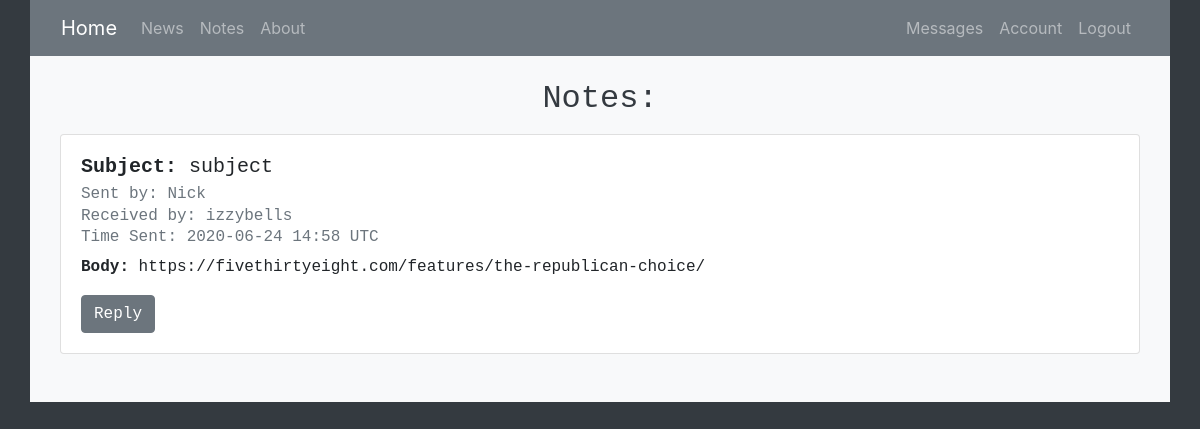
/messages/9/ (signed in), run on the app's committed database.
### homepage/models.py (models this page shows, shortened)
class Message(db.Model):
    id = db.Column(db.Integer, primary_key=True)
    sender_id = db.Column(db.Integer, db.ForeignKey('user.id'), nullable=False)
    recipient_id = db.Column(db.Integer, nullable=False)
    subject = db.Column(db.String(120), nullable=False, default="Subject")
    body = db.Column(db.Text, nullable=False)
    time_sent = db.Column(db.DateTime, nullable=False, default=datetime.datetime.utcnow)
    unread = db.Column(db.Boolean, nullable=False, default=True)

class User(db.Model, UserMixin):
    id = db.Column(db.Integer, primary_key=True)
    username = db.Column(db.String(20), unique=True, nullable=False)
    email = db.Column(db.String(120), unique=True, nullable=False)
    image_file = db.Column(db.String(20), nullable=False, default='default.jpg')
    password = db.Column(db.String(60), nullable=False)
    zip_code = db.Column(db.Integer, nullable=False)
    notes = db.relationship('Note', backref='author', lazy=True)
    links = db.relationship('Link', backref='author', lazy=True)
    sent_messages = db.relationship('Message', backref="sender", lazy=True)

### homepage/messages/routes.py (the view)
@login_required
@messages.route('/messages/<int:message_id>/')
def view_message(message_id):
    message = Message.query.get_or_404(message_id)
    if current_user.id != message.recipient_id and current_user.id != message.sender_id:
        abort(403)
    sender = User.query.get(message.sender_id).username
    recipient = User.query.get(message.recipient_id).username
    return render_template('message.html', message=message, sender=sender, recipient=recipient)

### homepage/models.py (called while the page is built)
@login_manager.user_loader
def load_user(user_id):
    return User.query.get(int(user_id))

### homepage/templates/message.html
{% extends "new_layout.html" %}
{% block content %}
<h2 class="text-dark text-center">Notes:</h2>
<div class="container pb-4">
    <div class="card mt-3">
        <div class="card-body">
            <h5 class="card-title"><strong>Subject:    </strong>{{ message.subject }}</h5>
            <h6 class="card-subtitle mb-2 text-muted">Sent by: {{ sender }}</h6>
            <h6 class="card-subtitle mb-2 text-muted">Received by: {{ recipient }}</h6>
            <h6 class="card-subtitle mb-2 text-muted">Time Sent: {{ message.time_sent.strftime('%Y-%m-%d %H:%M') }} UTC</h6>
            <p class="card-text"><strong>Body:    </strong>{{ message.body }}</p>
            <a href="{{ url_for('messages.new_message') }}" class="btn btn-secondary">Reply</a>
        </div>
    </div>
</div>
 {% endblock content %}

### data on the page
Message: subject "subject", time_sent "2020-06-24 14:58", body "https://fivethirtyeight.com/features/the-republican-choice/"
User: username "Nick"
User: username "izzybells"
